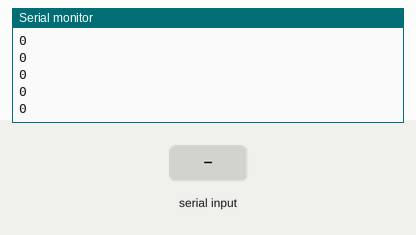
The sketch below on a simulated Arduino Uno, built with avr-gcc and run on an emulated ATmega328P. Parts: the last lines printed to the serial monitor. Inputs (shaded band) come from the test bench.

Above: at 1.2 s.
1.3 s: "90,45\n" received over Serial
At 1.8 s:
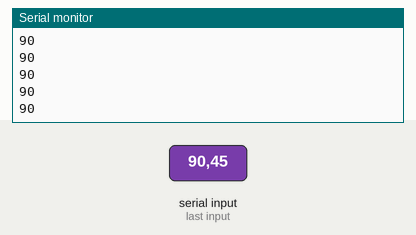
2.8 s: "30,150\n" received over Serial
At 3.8 s:
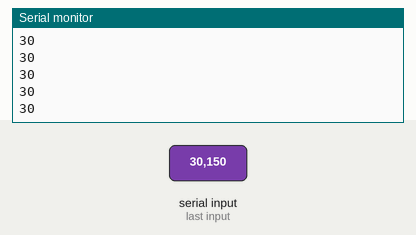
Timing chart, 0 to 5.8 s (numbered marks = the images above; inputs shaded):
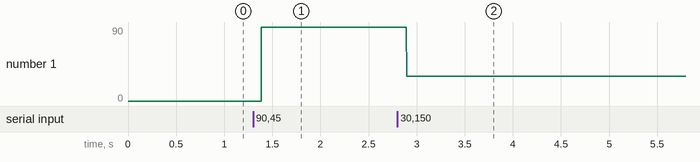

Measured:
- after the input at 1.3 s, the serial monitor: prints a new line after 0.09 s (image 1)
- after the input at 2.8 s, the serial monitor: prints a new line after 0.10 s (image 2)
- plotted number 1: 0 → 90 after the input at 1.3 s, 90 → 30 after the input at 2.8 s

The sketch:

sketch_aug11b.ino
```cpp
//incoming data stored as longs
long data[3];

// This will be the buffered string from Serial.read()
// up until you hit a \n
String str = "";

// Keep track of current position in array
int counter = 0;

// Keep track of the last comma so we know where to start the substring
int lastIndex = 0;


void setup(){
  Serial.begin(9600);

}

void loop(){

  //if there is data coming in from serial
  if (Serial.available() > 0) {

    //read the first byte and store it as a char type
    char ch = Serial.read();

    //if we find a newline character, it means we got to the end of the string so lets do something
    if (ch == '\n') {

      //lets loop through each character in the string
      for (int i = 0; i < str.length(); i++) {

        // check if it's a comma
        if (str.substring(i, i+1) == ",") {

          // Grab the piece from the last index up to the current position and store it temporarily
          String tempString = str.substring(lastIndex, i);

          // Then convert that temporary string to an int and store that
          data[counter] = tempString.toInt();

          // Update the last position and add 1, so it starts from the next character
          lastIndex = i + 1;

          // Increase the position in the array that we store into
          counter++;

        }

        //If we're at the end of the string (no more commas to stop us)
        if (i == str.length() - 1) {
          //grab the last part of the string from the lastIndex to the end
          String tempString = str.substring(lastIndex);
          //And convert to int
          data[counter] = tempString.toInt();
        }

      }

      //clear out string and counters to get ready for the next incoming string
      str = "";
      counter = 0;
      lastIndex = 0;
    }
    else {

      //if we havent reached a newline character yet, add the current character to the string
      str += ch;
    }

  }

  Serial.println(data[0]);
  //data now available in the data[] array

}
```
